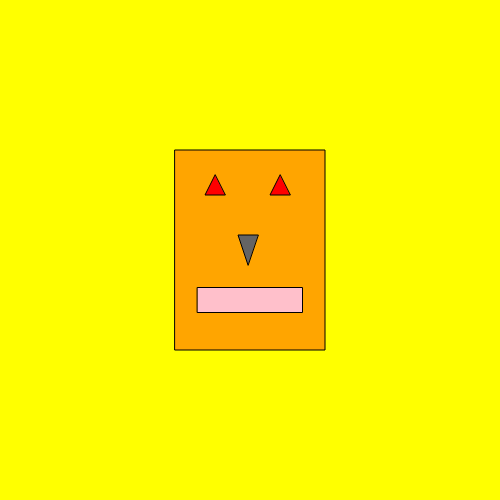
Frame 1 (no input)
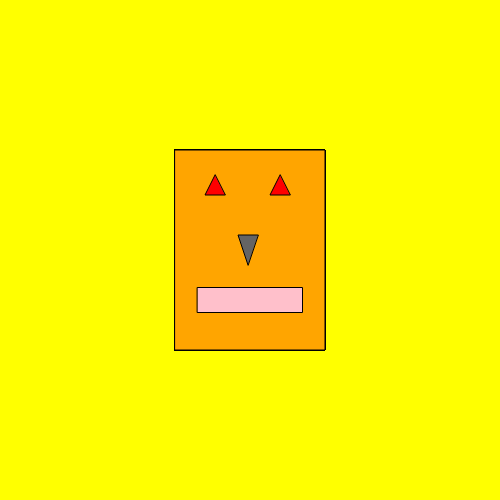
Frame 60 (no input)
Frame 120 (the mouse pressed at the canvas centre since frame 60): identical to frame 60, image omitted

The p5.js sketch that drew these frames (run headless with seeded random() and noise() and a simulated clock; from frame 60 on, the mouse is pressed at the canvas centre):

// p5.js sketch
// ── sketch.js
var rectWidth = 150;
var triEyeYone = 175;
var triEyeYtwo = 195;
var eyeColor = ('red');
var noseColor = (216, 34, 100);
var mouthColor = ('pink');
var faceColor = ('orange');
//each of these variables provides substitutions for position and color

function setup() {
createCanvas(500,500);
background(255,255,0);
//colors the background

}

function draw() {

rectMode(CENTER);
//puts the rectangle in he middle of the canvas

fill(faceColor);
rect (250, 250, rectWidth, 200);
//create the face

fill(noseColor);
triangle (248, 265, 238, 235, 258, 235);
//nose triangle

fill(mouthColor);
rect (250, 300, 105, 25);
//rectangle mouth

fill(eyeColor);
triangle (215, triEyeYone, 205, triEyeYtwo, 225, triEyeYtwo);
//first eye triangle

triangle (280, triEyeYone, 270, triEyeYtwo, 290, triEyeYtwo);
//second eye triangle


}
